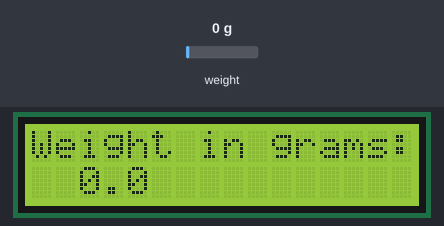
This sketch was run on a simulated Arduino Uno, built with avr-gcc and run on an emulated ATmega328P. Parts: 16×2 character LCD. The test bench sets the inputs (shaded band); at power-on: weight on the scale 0 g. What the sketch prints to the serial monitor is not drawn.

Above: at 3.4 s.
3.5 s: weight on the scale set to 100 g
At 5.0 s:
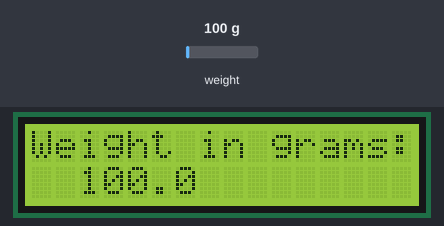
6.0 s: weight on the scale set to 1250 g
At 7.8 s:
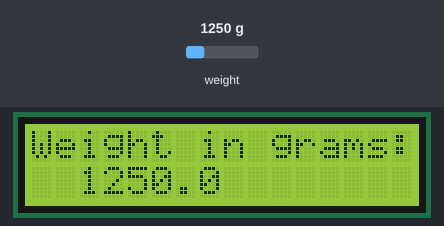
8.3 s: weight on the scale set to 2500 g
At 9.6 s:
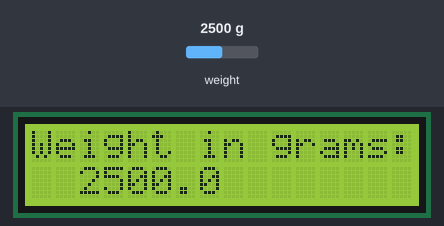
Timing chart, 0 to 11.3 s (numbered marks = the images above; inputs shaded):
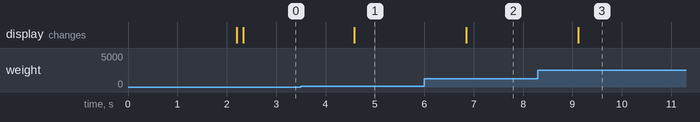

The sketch:

arduinohx711.ino
```cpp
#include <SoftwareSerial.h>
#include "HX711.h"
#include <Wire.h>
#include <LiquidCrystal_I2C.h>

LiquidCrystal_I2C lcd(0x27, 16, 2); // I2C address 0x27, 16 column and 2 rows


#define LOADCELL_DOUT_PIN  3
#define LOADCELL_SCK_PIN  2

HX711 scale;
SoftwareSerial hc05(4,5);
float calibration_factor = -288; //-7050 this variable to be adjusted according to ths weight sensor

void setup() {
  hc05.begin(9600);
  Serial.begin(9600);
  Serial.println("HX711 calibration sketch");
  Serial.println("Remove all weight from scale");
  Serial.println("After readings begin, place known weight on scale");
  Serial.println("Press + or a to increase calibration factor");
  Serial.println("Press - or z to decrease calibration factor");

  scale.begin(LOADCELL_DOUT_PIN, LOADCELL_SCK_PIN);
  scale.set_scale();
  scale.tare(); //Reset the scale to 0

  long zero_factor = scale.read_average(); //Get a baseline reading
  Serial.print("Zero factor: "); //This can be used to remove the need to tare the scale. Useful in permanent scale projects.
  Serial.println(zero_factor);
  lcd.init(); // initialize the lcd
  lcd.backlight();
}

void loop() {
  scale.set_scale(calibration_factor);
  float weight = scale.get_units();

  Serial.print("Reading: ");
  Serial.print(weight, 1);
  hc05.print(weight, 1);
  Serial.print(" lbs");
  Serial.print(" calibration_factor: ");
  Serial.print(calibration_factor);
  Serial.println();

  // Update the LCD with the weight information
  // Update the LCD with the weight information
  lcd.clear();                 // clear display
  lcd.setCursor(0, 0);         // move cursor to   (0, 0)
  lcd.print("Weight in grams:");        // print message at (0, 0)
  lcd.setCursor(2, 1);         // move cursor to   (2, 1)
  lcd.print(weight, 1);
  if (Serial.available()) {
    char temp = Serial.read();
    if (temp == '+' || temp == 'a')
      calibration_factor += 10;
    else if (temp == '-' || temp == 'z')
      calibration_factor -= 10;
  }
  delay(1000);
}
```

Measured:
- after the input at 3.5 s, the display: changes after 1.1 s (image 1)
- after the input at 6.0 s, the display: changes after 0.85 s (image 2)
- after the input at 8.3 s, the display: changes after 0.82 s (image 3)
